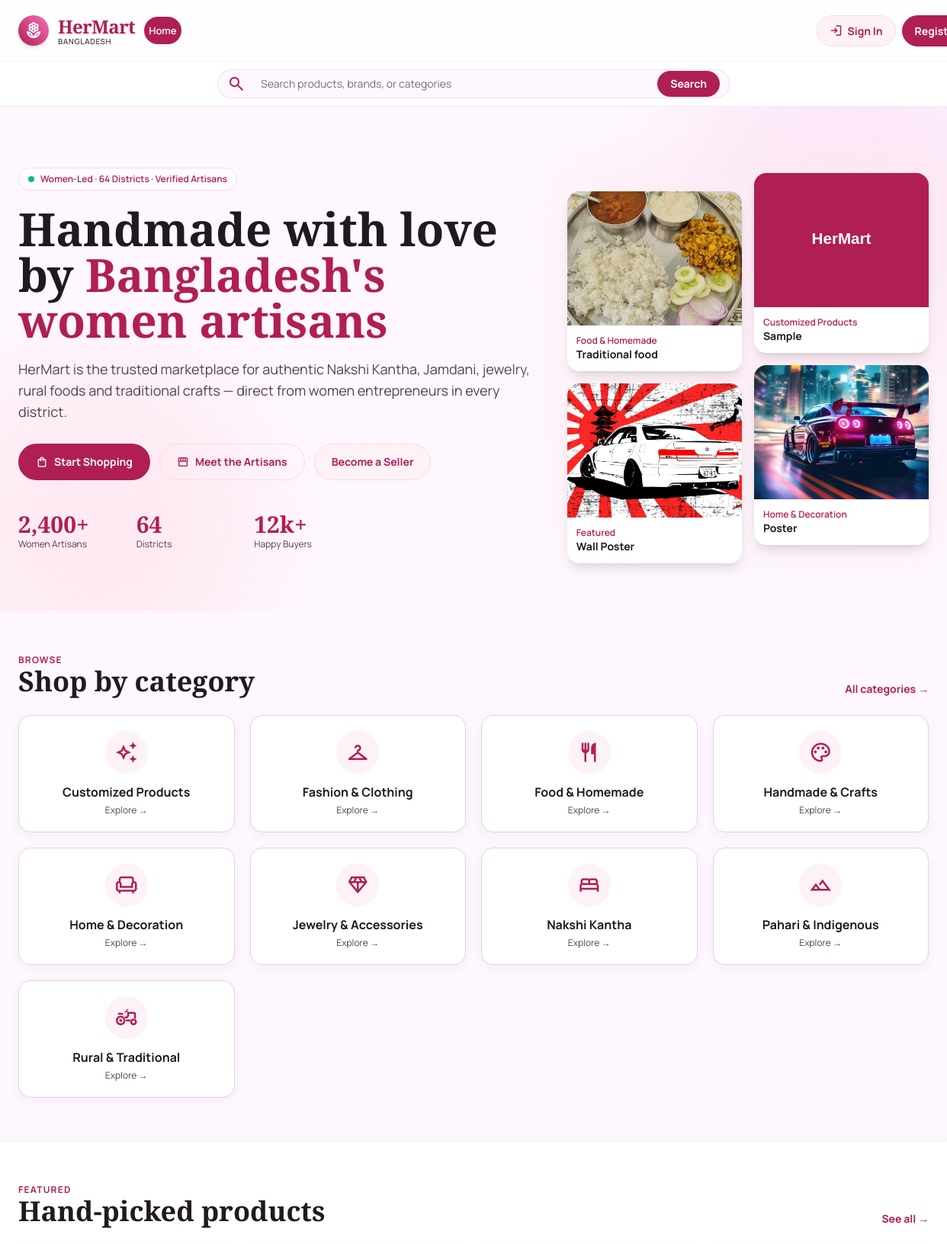
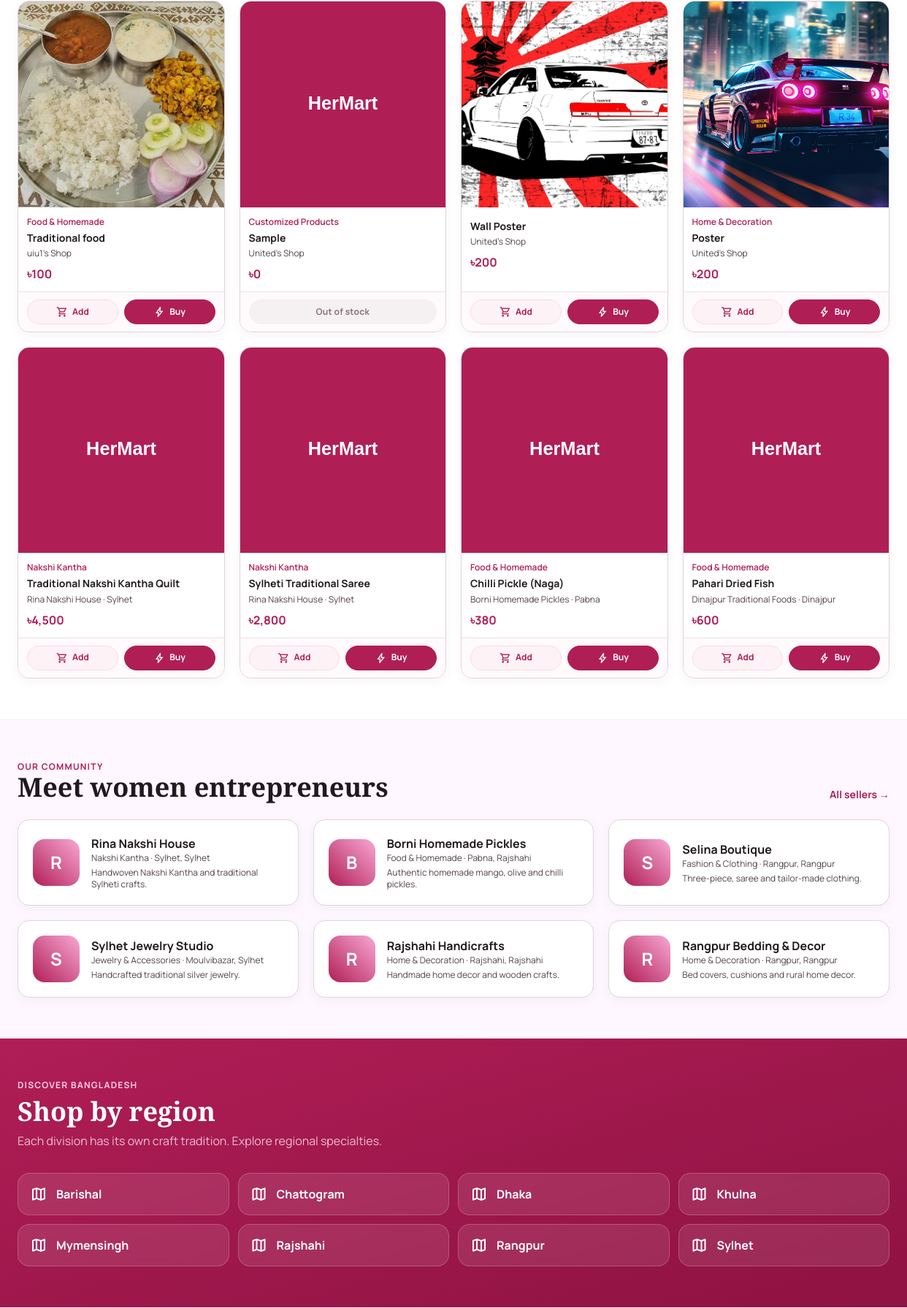
The page / (upper part) on the database its author committed (2 pictures, top to bottom).
### tables this page shows
CREATE TABLE `products` (
  `id` int(11) NOT NULL,
  `seller_id` int(11) DEFAULT NULL,
  `category_id` int(11) DEFAULT NULL,
  `name` varchar(180) NOT NULL,
  `description` text DEFAULT NULL,
  `price` decimal(10,2) NOT NULL DEFAULT 0.00,
  `discount_price` decimal(10,2) DEFAULT NULL,
  `stock` int(11) NOT NULL DEFAULT 0,
  `sku` varchar(80) DEFAULT NULL,
  `material` varchar(120) DEFAULT NULL,
  `color` varchar(60) DEFAULT NULL,
  `size` varchar(60) DEFAULT NULL,
  `image` varchar(255) DEFAULT NULL,
  `status` enum('active','draft','out_of_stock','inactive') NOT NULL DEFAULT 'active',
  `created_at` timestamp NOT NULL DEFAULT current_timestamp(),
  `updated_at` timestamp NOT NULL DEFAULT current_timestamp() ON UPDATE current_timestamp()
);

CREATE TABLE `categories` (
  `id` int(11) NOT NULL,
  `name` varchar(80) NOT NULL,
  `slug` varchar(80) NOT NULL,
  `icon` varchar(60) DEFAULT 'category',
  `description` varchar(255) DEFAULT NULL
);

CREATE TABLE `businesses` (
  `id` int(11) NOT NULL,
  `owner_id` int(11) DEFAULT NULL,
  `shop_name` varchar(150) NOT NULL,
  `description` text DEFAULT NULL,
  `category_id` int(11) DEFAULT NULL,
  `location_id` int(11) DEFAULT NULL,
  `division` varchar(60) DEFAULT NULL,
  `district` varchar(80) DEFAULT NULL,
  `upazila` varchar(80) DEFAULT NULL,
  `address` varchar(255) DEFAULT NULL,
  `phone` varchar(30) DEFAULT NULL,
  `facebook` varchar(255) DEFAULT NULL,
  `online_shop` varchar(255) DEFAULT NULL,
  `profile_image` varchar(255) DEFAULT NULL,
  `cover_image` varchar(255) DEFAULT NULL,
  `rating` decimal(3,2) NOT NULL DEFAULT 0.00,
  `verified` tinyint(1) NOT NULL DEFAULT 0,
  `status` enum('active','inactive','suspended') NOT NULL DEFAULT 'active',
  `created_at` timestamp NOT NULL DEFAULT current_timestamp(),
  `updated_at` timestamp NOT NULL DEFAULT current_timestamp() ON UPDATE current_timestamp()
);

### includes/db.php (called while the page is built, shortened)
<?php
$host = DB_HOST;
$user = DB_USER;
$pass = DB_PASS;
$db   = DB_NAME;
$port = DB_PORT;
$conn = @new mysqli($host, $user, $pass, $db, $port);
$db_ready = !$conn->connect_error;
function db_select($sql, $types = '', $params = []) {
    global $conn, $db_ready;
    $stmt = $conn->prepare($sql);
    if ($types !== '' && count($params) > 0) {
        $refs = [];
        foreach ($params as $k => $v) {
            $refs[$k] = &$params[$k];
        }
        array_unshift($refs, $types);
        call_user_func_array([$stmt, 'bind_param'], $refs);
    }
    if (!$stmt->execute()) {
        error_log('[HerMart] db_select execute failed: ' . $stmt->error . ' | SQL: ' . $sql);
        $stmt->close();
        return [];
    }
    $res = $stmt->get_result();
    $rows = $res ? $res->fetch_all(MYSQLI_ASSOC) : [];
    return $rows;
}
function h($str) {
    return htmlspecialchars((string)$str, ENT_QUOTES, 'UTF-8');
}

### index.php (the view, shortened to what this page needs)
<?php
$cats = categories_all();
$featured = db_select("SELECT p.*, b.shop_name AS brand, b.district, c.name AS category_name
                       FROM products p
                       LEFT JOIN businesses b ON b.id = p.seller_id
                       LEFT JOIN categories c ON c.id = p.category_id
                       WHERE p.status = 'active'
                       ORDER BY p.created_at DESC LIMIT 8");
$biz = db_select("SELECT b.*, b.shop_name AS brand, c.name AS category_name
                  FROM businesses b
                  LEFT JOIN categories c ON c.id = b.category_id
                  WHERE b.status = 'active'
                  ORDER BY b.verified DESC, b.id ASC LIMIT 6");
$divisions = regions_by_type('division');
include __DIR__ . '/includes/header.php';
?>
<section class="relative overflow-hidden">
  <div class="absolute inset-0 bg-grid opacity-60 pointer-events-none"></div>
  <div class="absolute -bottom-24 -left-20 w-[420px] h-[420px] rounded-full bg-rose-200/30 blur-3xl pointer-events-none"></div>
  <div class="relative max-w-7xl mx-auto px-4 md:px-6 py-14 md:py-20 grid lg:grid-cols-12 gap-10 items-center">
    <div class="lg:col-span-7">
      <span class="inline-flex items-center gap-2 px-3 py-1.5 rounded-full text-xs font-semibold bg-white/70 border border-primary-container text-primary">
        <span class="w-2 h-2 rounded-full bg-emerald-500 animate-pulse"></span>
        Women-Led · 64 Districts · Verified Artisans
      </span>
      <h1 class="font-serif text-4xl md:text-6xl font-bold text-on-surface leading-[1.05] mt-5">
        Handmade with love by
        <span class="text-primary">Bangladesh's women artisans</span>
      </h1>
      <p class="mt-5 text-lg text-on-surface-variant max-w-2xl">
        HerMart is the trusted marketplace for authentic Nakshi Kantha, Jamdani, jewelry,
        rural foods and traditional crafts — direct from women entrepreneurs in every district.
      </p>
      <div class="mt-7 flex flex-wrap gap-3">
        <a href="customer/home.php" class="hm-btn hm-btn-primary">
          <span class="material-symbols-outlined text-base">shopping_bag</span>
          Start Shopping
        </a>
        <a href="customer/sellers.php" class="hm-btn hm-btn-outline">
          <span class="material-symbols-outlined text-base">storefront</span>
          Meet the Artisans
        </a>
        <a href="register.php?role=seller" class="hm-btn hm-btn-light">
          Become a Seller
        </a>
      </div>
      <div class="mt-10 grid grid-cols-3 max-w-md gap-4">
        <div><div class="font-serif text-3xl font-bold text-primary">2,400+</div><div class="text-xs text-on-surface-variant">Women Artisans</div></div>
        <div><div class="font-serif text-3xl font-bold text-primary">64</div><div class="text-xs text-on-surface-variant">Districts</div></div>
        <div><div class="font-serif text-3xl font-bold text-primary">12k+</div><div class="text-xs text-on-surface-variant">Happy Buyers</div></div>
      </div>
    </div>
    <div class="lg:col-span-5">
      <div class="relative">
        <div class="absolute -inset-4 bg-gradient-to-tr from-primary-light to-pink-100 rounded-3xl blur-2xl opacity-70"></div>
        <div class="relative grid grid-cols-2 gap-4">
          <?php foreach (array_slice($featured, 0, 4) as $i => $p): ?>
            <div class="rounded-2xl overflow-hidden shadow-lg <?= $i % 2 === 0 ? 'translate-y-6' : '' ?>">
              <img <?= product_image_attrs($p['image']) ?> alt="<?= h($p['name']) ?>" class="w-full h-44 object-cover">
              <div class="bg-white p-3">
                <div class="text-xs font-semibold text-primary"><?= h($p['category_name'] ?? 'Featured') ?></div>
                <div class="text-sm font-bold truncate"><?= h($p['name']) ?></div>
              </div>
            </div>
          <?php endforeach; ?>
        </div>
      </div>
    </div>
  </div>
</section>
<section class="max-w-7xl mx-auto px-4 md:px-6 py-14">
  <div class="flex items-end justify-between flex-wrap gap-3 mb-6">
    <div>
      <p class="text-xs uppercase tracking-widest font-bold text-primary">Browse</p>
      <h2 class="font-serif text-3xl md:text-4xl font-bold">Shop by category</h2>
    </div>
    <a href="customer/categories.php" class="text-sm font-bold text-primary hover:underline">All categories →</a>
  </div>
  <div class="grid grid-cols-2 sm:grid-cols-3 lg:grid-cols-4 gap-5">
    <?php foreach ($cats as $c): ?>
      <a href="customer/categories.php?cat=<?= h($c['slug']) ?>" class="hm-card p-5 flex flex-col items-center text-center group">
        <div class="w-14 h-14 rounded-full bg-primary-light flex items-center justify-center mb-3 group-hover:scale-110 transition-transform">
          <span class="material-symbols-outlined text-primary text-3xl"><?= h($c['icon']) ?></span>
        </div>
        <h3 class="font-bold text-on-surface"><?= h($c['name']) ?></h3>
        <p class="text-xs text-on-surface-variant mt-1">Explore →</p>
      </a>
    <?php endforeach; ?>
  </div>
</section>
<section class="bg-white border-y border-outline/40">
  <div class="max-w-7xl mx-auto px-4 md:px-6 py-14">
    <div class="flex items-end justify-between flex-wrap gap-3 mb-6">
      <div>
        <p class="text-xs uppercase tracking-widest font-bold text-primary">Featured</p>
        <h2 class="font-serif text-3xl md:text-4xl font-bold">Hand-picked products</h2>
      </div>
      <a href="customer/products.php" class="text-sm font-bold text-primary hover:underline">See all →</a>
    </div>
    <div class="grid grid-cols-1 sm:grid-cols-2 md:grid-cols-3 lg:grid-cols-4 gap-5">
      <?php foreach ($featured as $p): ?>
        <?php render_product_card($p, cart_action_url(), 'customer/product-details.php'); ?>
      <?php endforeach; ?>
    </div>
  </div>
</section>
<section class="max-w-7xl mx-auto px-4 md:px-6 py-14">
  <div class="flex items-end justify-between flex-wrap gap-3 mb-6">
    <div>
      <p class="text-xs uppercase tracking-widest font-bold text-primary">Our Community</p>
      <h2 class="font-serif text-3xl md:text-4xl font-bold">Meet women entrepreneurs</h2>
    </div>
    <a href="customer/sellers.php" class="text-sm font-bold text-primary hover:underline">All sellers →</a>
  </div>
  <div class="grid sm:grid-cols-2 lg:grid-cols-3 gap-5">
    <?php foreach ($biz as $b): ?>
      <a href="customer/seller-details.php?id=<?= (int)$b['id'] ?>" class="hm-card p-5 flex gap-4 items-center">
        <div class="w-16 h-16 rounded-2xl bg-gradient-to-tr from-primary to-pink-300 text-white flex items-center justify-center text-2xl font-bold shrink-0">
          <?= strtoupper(substr($b['brand'], 0, 1)) ?>
        </div>
        <div class="min-w-0">
          <h3 class="font-bold truncate"><?= h($b['brand']) ?></h3>
          <p class="text-xs text-on-surface-variant truncate"><?= h($b['category_name'] ?? '') ?> · <?= h($b['district']) ?>, <?= h($b['division']) ?></p>
          <p class="text-xs text-on-surface-variant line-clamp-2 mt-1"><?= h($b['description']) ?></p>
        </div>
      </a>
    <?php endforeach; ?>
  </div>
</section>
<section class="bg-gradient-to-br from-primary to-primary-dark text-white">
  <div class="max-w-7xl mx-auto px-4 md:px-6 py-14">
    <p class="text-xs uppercase tracking-widest font-bold text-pink-200">Discover Bangladesh</p>
    <h2 class="font-serif text-3xl md:text-4xl font-bold mt-2">Shop by region</h2>
    <p class="text-pink-100/80 mt-2 max-w-2xl">Each division has its own craft tradition. Explore regional specialties.</p>
    <div class="mt-8 grid grid-cols-2 md:grid-cols-4 gap-3">
      <?php foreach ($divisions as $d): ?>
        <a href="customer/discover.php?div=<?= urlencode($d['name']) ?>" class="bg-white/10 hover:bg-white/20 backdrop-blur-sm border border-white/20 rounded-2xl p-4 flex items-center gap-3 transition">
          <span class="material-symbols-outlined">map</span>
          <span class="font-bold"><?= h($d['name']) ?></span>
        </a>
      <?php endforeach; ?>
    </div>
  </div>
</section>
<?php include __DIR__ . '/includes/footer.php'; ?>

### includes/functions.php (shortened to what this page needs)
<?php
require_once __DIR__ . '/db.php';
function site_asset_url($path) {
    $script_path = str_replace('\\', '/', $_SERVER['SCRIPT_NAME'] ?? '');
    $script_dir = dirname($script_path);
    $base = rtrim($script_dir, '/.');
    return ($base === '' ? '' : $base) . '/' . ltrim($path, '/');
}
function product_image_fallback() {
    return site_asset_url('assets/images/hermart-placeholder.svg');
}
function site_image_url($name, $fallback = null) {
    $img = trim((string)$name);
    $fallback = $fallback ?? product_image_fallback();
    if ($img === '') return $fallback;
    $relative_path = ltrim(str_replace('\\', '/', $img), '/');
    if (strpos($relative_path, '/') === false) {
        $relative_path = 'assets/images/' . $relative_path;
    }
    $root = realpath(dirname(__DIR__));
    $file = $root . DIRECTORY_SEPARATOR . str_replace('/', DIRECTORY_SEPARATOR, $relative_path);
    $resolved = realpath($file);
    if (!$resolved || !is_file($resolved) || strpos($resolved, $root . DIRECTORY_SEPARATOR) !== 0) {
        return $fallback;
    }
    return site_asset_url($relative_path);
}
function site_image_attrs($name) {
    return 'src="' . h(site_image_url($name)) . '" data-image-fallback="' . h(product_image_fallback()) . '" onerror="this.onerror=null;this.src=this.dataset.imageFallback"';
}
function product_image_attrs($name) {
    return site_image_attrs($name);
}
function money_tk($amount) {
    return '৳' . number_format((float)$amount, 0);
}
function is_in_stock(array $p): bool {
    return (int)($p['stock'] ?? 0) > 0
        && ($p['status'] ?? 'active') === 'active';
}
function render_product_card(array $p, string $cart_action, string $details_href = 'product-details.php'): void {
    $brand    = $p['brand'] ?? ($p['brand_name'] ?? '');
    $district = $p['district'] ?? '';
    $cat_name = $p['category_name'] ?? '';
    $price    = $p['discount_price'] ?? $p['price'];
    $id       = (int)$p['id'];
    $in       = is_in_stock($p);
    $is_own_product = false;
    ?>
    <div class="product-card">
      <a href="<?= h($details_href) ?>?id=<?= $id ?>" class="product-card-info">
        <img <?= product_image_attrs($p['image']) ?> alt="<?= h($p['name']) ?>">
        <div class="p-3 flex-1 flex flex-col">
          <div class="text-xs font-semibold text-primary mb-1"><?= h($cat_name) ?></div>
          <h3 class="font-bold text-on-surface text-sm leading-snug line-clamp-2"><?= h($p['name']) ?></h3>
          <p class="text-xs text-on-surface-variant mt-1"><?= h($brand) ?><?= $district !== '' ? ' · ' . h($district) : '' ?></p>
          <div class="mt-2 font-bold text-primary"><?= money_tk($price) ?></div>
        </div>
      </a>
      <div class="product-card-actions">
        <form method="post" action="<?= h($cart_action) ?>" class="contents" data-cart-add-form>
                    <?php if ($is_own_product): ?>
                        <input type="number" name="quantity" value="1" min="1" max="10000" aria-label="Quantity to add to stock" class="w-14 rounded-lg border border-outline/50 px-2 py-1 text-center text-xs">
                        <button type="submit" class="hm-product-action hm-product-action-secondary hm-product-action-compact">
                            <span class="material-symbols-outlined">add_box</span> Add stock
                        </button>
                    <?php elseif ($in): ?>
            <button type="submit" data-cart-add class="hm-product-action hm-product-action-secondary hm-product-action-compact">
              <span class="material-symbols-outlined">shopping_cart</span> Add
            </button>
            <button type="submit" name="go_cart" value="1" class="hm-product-action hm-product-action-primary hm-product-action-compact">
              <span class="material-symbols-outlined">bolt</span> Buy
            </button>
          <?php else: ?>
            <span class="product-card-stock-badge">Out of stock</span>
          <?php endif; ?>
        </form>
      </div>
    </div>
    <?php
}
function categories_all() {
    return db_select("SELECT id, name, slug, icon FROM categories ORDER BY name ASC");
}
function regions_by_type($type) {
    return db_select(
        "SELECT MIN(id) AS id, name, MIN(parent_id) AS parent_id
         FROM locations
         WHERE type = ?
         GROUP BY name
         ORDER BY name ASC",
        's',
        [$type]
    );
}

### rows shown on the page
products: image (picture), category.name "Food & Homemade", name "Traditional food", seller.shop_name "uiu1's Shop", money_tk($price) "৳100", status "active" (drawn), stock "Add"
products: shows a picture, category.name "Customized Products", name "Sample", seller.shop_name "United's Shop", money_tk($price) "৳0", stock "Out of stock"
products: image (picture), category_name "Featured", name "Wall Poster", seller.shop_name "United's Shop", money_tk($price) "৳200", status "active" (drawn), stock "Add"
products: image (picture), category.name "Home & Decoration", name "Poster", seller.shop_name "United's Shop", money_tk($price) "৳200", status "active" (drawn), stock "Add"
categories: name "Customized Products"
categories: name "Fashion & Clothing"
categories: name "Food & Homemade"
categories: name "Handmade & Crafts"
categories: name "Home & Decoration"
categories: name "Jewelry & Accessories"
categories: name "Nakshi Kantha"
categories: name "Pahari & Indigenous"
categories: name "Rural & Traditional"
products: category.name "Nakshi Kantha", name "Traditional Nakshi Kantha Quilt", seller.shop_name "Rina Nakshi House", seller.district "Sylhet", money_tk($price) "৳4,500", status "active" (drawn), stock "Add"
products: category.name "Nakshi Kantha", name "Sylheti Traditional Saree", seller.shop_name "Rina Nakshi House", seller.district "Sylhet", discount_price "৳2,800", status "active" (drawn), stock "Add"
products: category.name "Food & Homemade", name "Chilli Pickle (Naga)", seller.shop_name "Borni Homemade Pickles", seller.district "Pabna", money_tk($price) "৳380", status "active" (drawn), stock "Add"
products: category.name "Food & Homemade", name "Pahari Dried Fish", seller.shop_name "Dinajpur Traditional Foods", seller.district "Dinajpur", money_tk($price) "৳600", status "active" (drawn), stock "Add"
businesses: shop_name "R", shop_name "Rina Nakshi House", category.name "Nakshi Kantha", district "Sylhet", division "Sylhet", description "Handwoven Nakshi Kantha and traditional Sylheti crafts."
businesses: shop_name "B", shop_name "Borni Homemade Pickles", category.name "Food & Homemade", district "Pabna", division "Rajshahi", description "Authentic homemade mango, olive and chilli pickles."
businesses: shop_name "S", shop_name "Selina Boutique", category.name "Fashion & Clothing", district "Rangpur", division "Rangpur", description "Three-piece, saree and tailor-made clothing."
businesses: shop_name "S", shop_name "Sylhet Jewelry Studio", category.name "Jewelry & Accessories", district "Moulvibazar", division "Sylhet", description "Handcrafted traditional silver jewelry."
businesses: shop_name "R", shop_name "Rajshahi Handicrafts", category.name "Home & Decoration", district "Rajshahi", division "Rajshahi", description "Handmade home decor and wooden crafts."
businesses: shop_name "R", shop_name "Rangpur Bedding & Decor", category.name "Home & Decoration", district "Rangpur", division "Rangpur", description "Bed covers, cushions and rural home decor."

### other values the page prints
$d['name'] "Barishal"
$d['name'] "Chattogram"
$d['name'] "Dhaka"
$d['name'] "Khulna"
$d['name'] "Mymensingh"
$d['name'] "Rajshahi"
$d['name'] "Rangpur"
$d['name'] "Sylhet"
